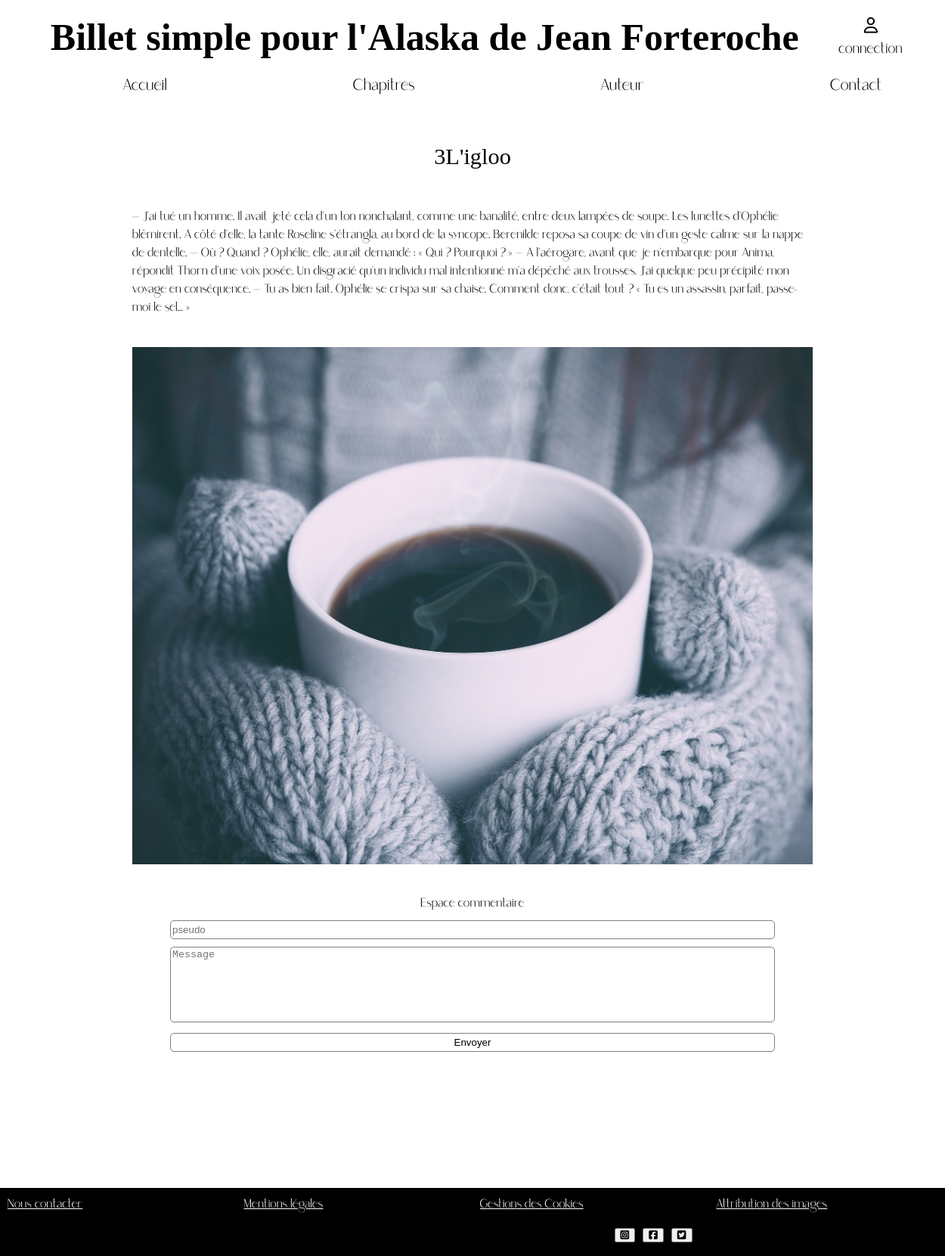
The page /index.php?action=chapitre&id=3 on the database its author committed.
### tables this page shows
CREATE TABLE `chapitre` (
  `ID` int(255) NOT NULL,
  `chapitre-number` int(11) NOT NULL,
  `chapitre-titre` text NOT NULL,
  `resumer` text NOT NULL,
  `chapitre-text` text NOT NULL,
  `images` text NOT NULL,
  `brouillon` tinyint(1) NOT NULL
);

### controller/front-end/controller.php (called while the page is built, shortened)
<?php
function directionchapitre()
   {
require('Model/front-end/chapitre.php');
$instanceclasse = new modelchapitre();
$databd = $instanceclasse-> connexionbdchapitre();
require('view/front-end/chapitre.php');
   }
?>

### Model/front-end/chapitre.php (called while the page is built, shortened)
<?php
class modelchapitre {
        public function connexionbdchapitre() {
        require('Model/front-end/connexion.php');
        $search='SELECT * FROM Chapitre WHERE id=' . $_GET["id"];
        $reponse = $bdd->query($search);
        $reponse->execute();
                $data = $reponse->fetchAll();
                return $data;
        }
}
?>

### view/front-end/chapitre.php (the view, shortened to what this page needs)
<section class="chapitre">
<?php  foreach ($databd as $donnees) : ?>
 <div id="chaptirenumber-individuel">
 <div id='chapitre-titre-individuel'><?php echo $donnees['chapitre-number']?><?php echo $donnees['chapitre-titre']?></div>
 <div id="chapitre-text-individuel"><div id="texte"><?php echo $donnees['chapitre-text']?></div>
  <img src="<?php echo $donnees['images']?>" alt="illustrationchapitre" id="illustrationchapitre-inv"> </div>
 </div></div>
 <div id="commentaire-form">
 <form action="index.php?action=creerCommentaire " method="post" id="commentaireform" >
   <div id="titre-commentaire"><legend >Espace commentaire</legend></div>
      <input class="nameuser" name="nameuser" placeholder="pseudo" required>
      <textarea id="comment" name="comment" placeholder="Message" required></textarea>
      <input class="send" type="submit" id="btn-submit" value="Envoyer" >
</form>
</div>
         <?php endforeach; ?>
<?php include('template.php'); ?>

### style.css (style rules this page uses)
html, body { margin: 0; padding: 0; width: 100%; height: 100%; }
#chapitre-titre-individuel { font-family: caroline; font-size:1.9em; display: flex; width: 100%; margin-top:100px; margin-bottom:50px; justify-content: center; }
#chapitre-text-individuel { font-family: "Saudagar"; display: block; word-wrap: break-word; position: relative; width: 90%; margin: auto; }
#chaptirenumber-individuel { display: block; }
#illustrationchapitre-inv { display: flex; width:100%; max-width: 900px; margin: auto; margin-top:40px; margin-bottom: 40px; }
#titre-commentaire { display: flex; width:100%; text-align: center; }
#commentaire-form { display: flex; width:100%; max-width: 800px; margin: auto; }
#texte { display: flex; width:100%; max-width: 900px; margin: auto; }
#commentaireform { margin-bottom: 100px; }
#comment { font: 1em ; width:800px; height: 100px; margin-top: 10px; box-sizing: border-box; border: 1px solid grey; resize:none; border-radius: 5px; }
#commentaireform { display: block; justify-content: center; }
input { font: 1em ; width:800px; height: 25px; margin-top: 10px; box-sizing: border-box; border: 1px solid grey; resize:none; border-radius: 5px; }
.send { background-color: #fff; }
legend { margin: auto; font-family: Saudagar; }

### rows shown on the page
chapitre: value "3", value "L'igloo", value "— J’ai tué un homme. Il avait jeté cela d’un ton nonchalant, comme une banalité, entre deux lampées de soupe. Les lunettes d’Ophélie blêmirent. A côté d’elle, la tante Roseline s’étrangla, au bord de la syncope. Berenilde reposa sa coupe de vin d’un geste calme sur la nappe de dentelle. — Où ? Quand ? Ophélie, elle, aurait demandé : « Qui ? Pourquoi ? » — A l’aérogare, avant que je n’embarque pour Anima, répondit Thorn d’une voix posée. Un disgracié qu’un individu mal intentionné m’a dépêché aux trousses. J’ai quelque peu précipité mon voyage en conséquence. — Tu as bien fait. Ophélie se crispa sur sa chaise. Comment donc, c’était tout ? « Tu es un assassin, parfait, passe-moi le sel… »", images (picture)
